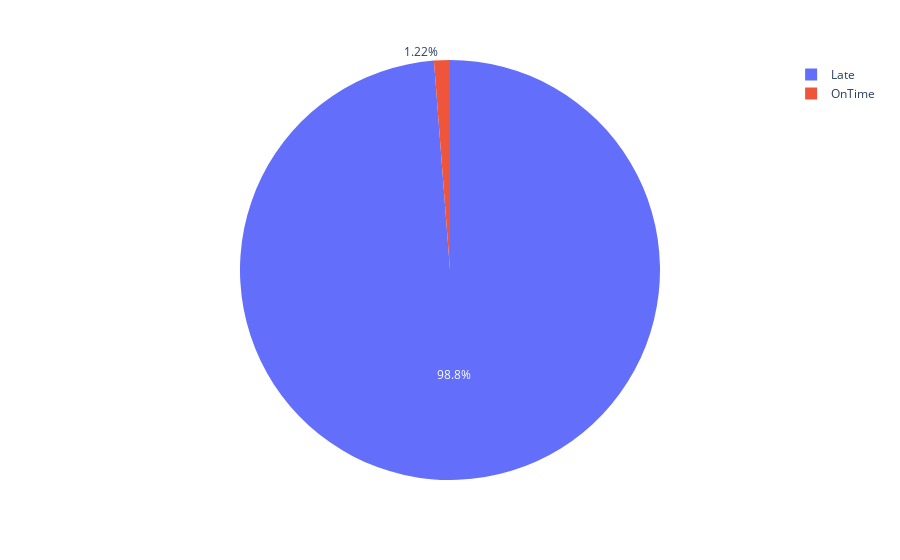

The notebook cell this image was saved under:
### Code cell
fig= px.pie(DepStatus,DepStatus.index, DepStatus.values)
fig.show()

### Figure 1 — Plotly figure (JSON) as saved in the notebook; plotly's stock layout.template omitted (floating-point values rounded to 4 significant figures)
{"data": [{"domain": {"x": [0, 1], "y": [0, 1]}, "hovertemplate": "index=%{label}<br>value=%{value}<extra></extra>", "labels": ["Late", "OnTime"], "legendgroup": "", "name": "", "showlegend": true, "type": "pie", "values": [87462, 1081]}], "layout": {"legend": {"tracegroupgap": 0}, "margin": {"t": 60}}}
